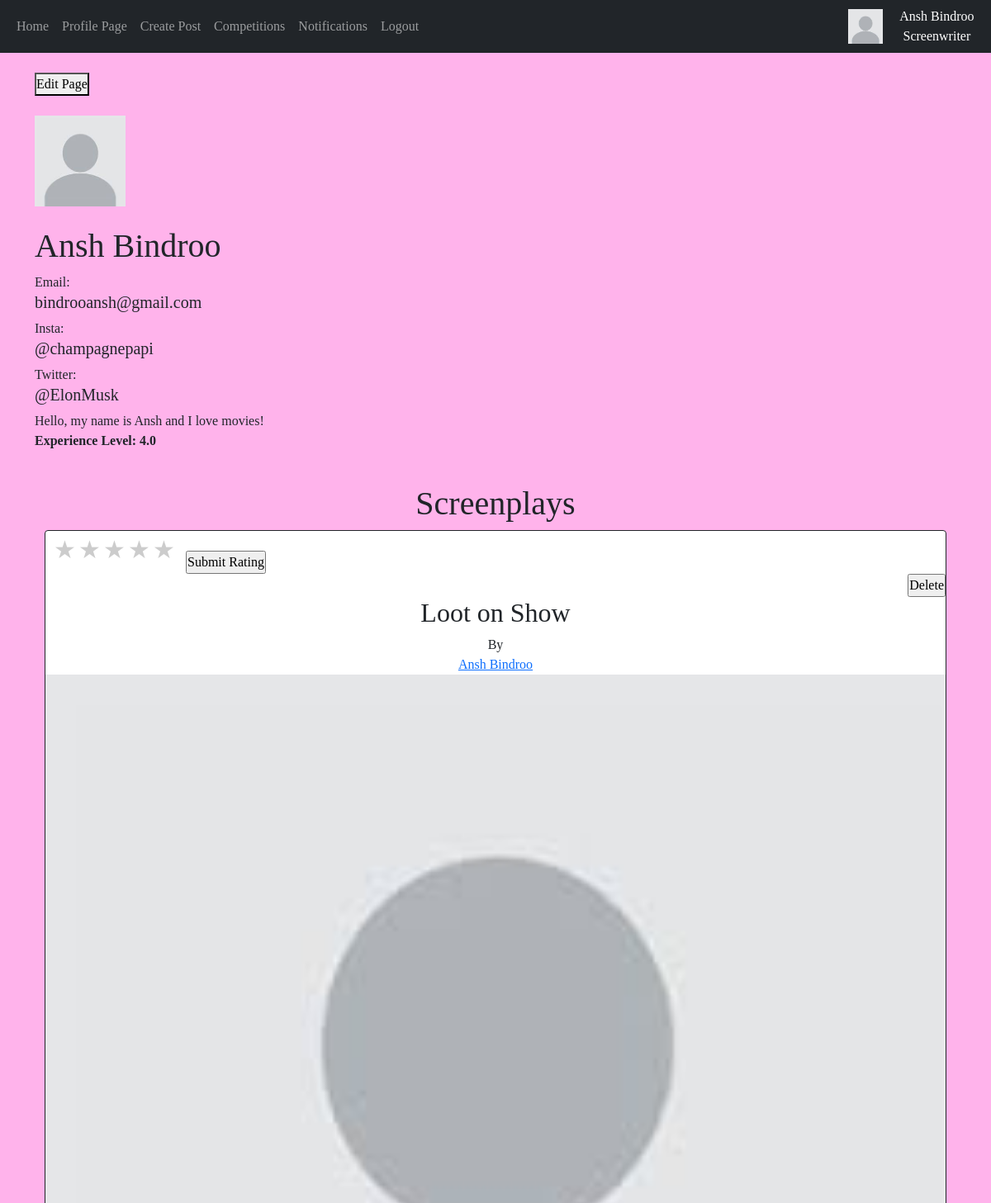
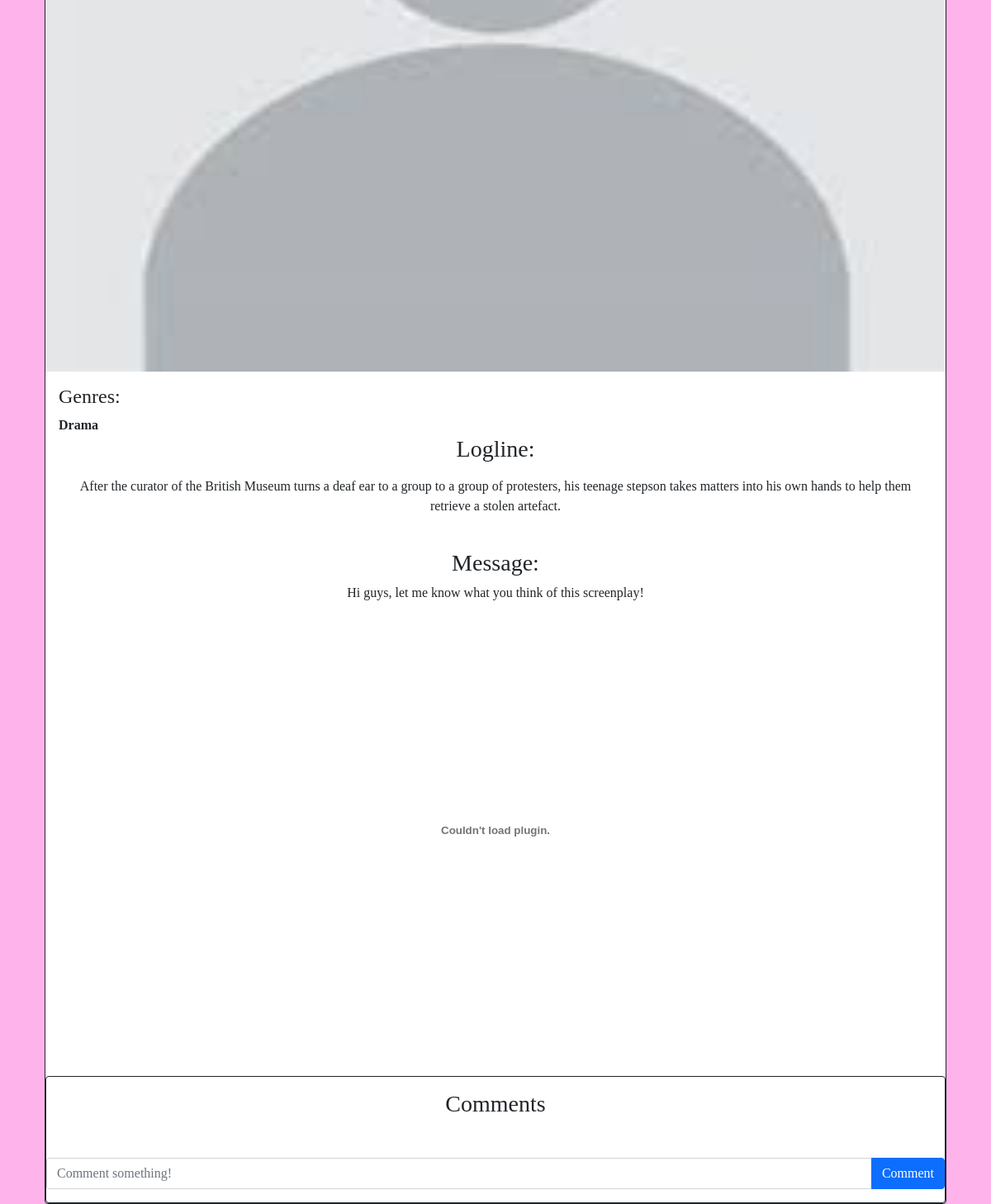
Page /profilepage/1 (signed in) on the committed database (2 pictures, top to bottom).
### website/models.py (models this page shows)
class Users(db.Model, UserMixin):
    __tablename__ = "Users"
    id = db.Column(db.Integer, primary_key=True)
    email = db.Column(db.String(150), unique=True)
    username = db.Column(db.String(150), unique=True)
    forename = db.Column(db.String(75), unique=True)
    surname = db.Column(db.String(75))
    password = db.Column(db.String(150))
    date_created = db.Column(db.DateTime(timezone=True), default=func.now())
    accounttype = db.Column(db.Integer)
    profilepic = db.Column(db.String(), nullable=True)
    biography = db.Column(db.Text)
    insta = db.Column(db.String(), nullable=True)
    twitter = db.Column(db.String(), nullable=True)
    writers = db.relationship('Screenwriters', backref="user", passive_deletes=True)
    producers = db.relationship('Producers', backref="user", passive_deletes=True)

class Screenwriters(db.Model):
    __tablename__ = "Screenwriters"
    writerid = db.Column(db.Integer, primary_key=True)
    userid = db.Column(db.Integer, db.ForeignKey('Users.id'))
    backgroundcolour = db.Column(db.Integer)
    fontstyle = db.Column(db.String(30))
    experiencelevel = db.Column(db.Float)
    posts = db.relationship('Screenplays', backref="writer", passive_deletes=True)
    commenters = db.relationship('Comments', backref="writer", passive_deletes=True)
    responsees = db.relationship('Notifications', backref="writer", passive_deletes=True)
    likes = db.relationship('LikedScreenplays', backref="writer", passive_deletes=True)

class Screenplays(db.Model):
    __tablename__ = "Screenplays"
    scriptid = db.Column(db.Integer, primary_key=True)
    writerid = db.Column(db.Integer, db.ForeignKey('Screenwriters.writerid', ondelete="CASCADE"), nullable=False)
    title = db.Column(db.String(300))
    logline = db.Column(db.String(165))
    message = db.Column(db.Text)
    screenplay = db.Column(db.String(300))
    fullfile = db.Column(db.String(300))
    date_created = db.Column(db.Date, default=func.current_date())
    datetime_created = db.Column(db.DateTime(timezone=True), default=func.now())
    avgrating = db.Column(db.Float)
    scripts = db.relationship('Notifications', backref="script", passive_deletes=True)
    scriptscommented = db.relationship('Comments', backref="script", passive_deletes=True)
    liked = db.relationship('LikedScreenplays', backref="script", passive_deletes=True)
    scripts2 = db.relationship('ScriptHas', backref="script", passive_deletes=True)
    liked2 = db.relationship('FeaturedScripts', backref="script", passive_deletes=True)

class ScriptHas(db.Model):
    __tablename__ = "ScriptHas"
    scriptid = db.Column(db.Integer, db.ForeignKey('Screenplays.scriptid'), primary_key=True)
    genreid = db.Column(db.Integer, db.ForeignKey('Genres.genreid'), primary_key=True)

class Genres(db.Model):
    __tablename__ = "Genres"
    genreid = db.Column(db.Integer, primary_key=True)
    genre = db.Column(db.String(50))
    genres = db.relationship('ScriptHas', backref="has")
    genres2 = db.relationship('CompHas', backref="has")

### website/views.py (the view)
@views.route("/profilepage/<userid>")
@login_required
def profilepage(userid):
    profileuser = Users.query.filter_by(id=userid).first()
    if profileuser.accounttype == 1:
        writer = Screenwriters.query.filter_by(userid=userid).first()
        scripts = Screenplays.query.filter_by(writerid = writer.writerid)
        rating = 0
        for i in scripts:
            if i.avgrating != None:
                rating += i.avgrating
        writer.experiencelevel = rating*scripts.count()
        db.session.commit()
        comments = Comments.query.all()
        scripthas = ScriptHas.query.all()
        return flask.render_template("profilepage.html", user=current_user, posts=scripts, comments=comments, scripthas=scripthas, profileuser=profileuser, details=writer)
    if profileuser.accounttype == 2:
        return flask.render_template("profilepage.html", user=current_user, profileuser=profileuser)

### website/templates/profilepage.html (shortened to what this page needs)
{% extends "base.html" %}
{% block content %}
<!DOCTYPE html>
<html lang="en">
<head>
</head>
<body class="profilepage">
        {% if profileuser.id == user.id %}
        <a href="/pageeditor/{{user.id}}"><button type="button">Edit Page</button></a>
        {% endif %}
        <br>
        <br>
        {% if profileuser.profilepic %}
        <img src="{{ url_for('static', filename='images/'+ profileuser.profilepic) }}" alt="Profile picture" height="110px" width="110px">
        {% else %}
        <img src="/static/images/default.jpg" alt="Default profile picture" height="110px" width="110px">
        {% endif %}
        <br>
        <br>
        <h1>{{  profileuser.username }}</h1>
        Email: <h5>{{ profileuser.email }}</h5>
        {% if profileuser.insta != None %}
        Insta: <h5>{{ profileuser.insta }}</h5>
        {% endif %}
        {% if profileuser.twitter != None %}
        Twitter: <h5>{{ profileuser.twitter }}</h5>
        {% endif %}
        {% if profileuser.biography != None %}
        {{ profileuser.biography }}
        {% endif %}
        {% if profileuser.accounttype == 1 %}
            <b><p>Experience Level: {{ details.experiencelevel }}</p></b>
            <br>
            <div id="posts" style="text-align:center" class="container">
                <h1>Screenplays</h1>
                {% if not posts %}
                    <p>This user has not posted any screenplays</p>
                {% else %}
                {% for post in posts %}
                <div class="card border-dark">
                        {% if user.accounttype == 1 %}
                            <form method = "POST" action="/rate2/{{profileuser.id}}/{{post.scriptid}}">
                                <div class="rate" style="text-align:left">
                                    <label for="star5" title="text">5 stars</label>
                                    <label for="star4" title="text">4 stars</label>
                                    <label for="star3" title="text">3 stars</label>
                                    <label for="star2" title="text">2 stars</label>
                                    <label for="star1" title="text">1 star</label>
                                </div>
                                <br>
                                <div style="text-align:left">
                                    <input type="submit" value="Submit Rating">
                                </div>
                            </form>
                        {% endif %}
                        {% if user.id == post.writer.user.id %}
                        <div style="text-align:right">
                            <form action = /delete-post/{{post.scriptid}} method="POST">
                                <input type="submit" value="Delete">
                            </form>
                        </div>
                        {% endif %}
                        <h2>{{post.title}}</h2>
                        By<a href="/profilepage/{{post.writer.user.username}}">{{post.writer.user.username}}</a>
                        {% if post.writer.user.profilepic %}
                        <img src="{{ url_for('static', filename='images/'+ post.writer.user.profilepic) }}" alt="Profile picture" height="110px" width="110px">
                        {% else %}
                        <img src="/static/images/default.jpg" alt="Default profile picture">
                        {% endif %}
                        <div class="card-body">
                            <div style="text-align:left">
                            <h4>Genres:</h4>
                            {% for script in scripthas %}
                                {% if script.scriptid == post.scriptid %}
                                    <b>{{script.has.genre}}</b><br>
                                {% endif %}
                            {% endfor %}
                        </div>
                            <h3>Logline:</h3>
                            <p><div class="card-text">{{post.logline}}</div></p>
                            <br>
                            <h3>Message:</h3>
                            {{post.message}}
                            {% if post.screenplay %}
                            <embed style="text-align: center;" src="{{url_for('static', filename='images/'+post.screenplay)}}" width = "75%" height = "550px">
                            {% else %}
                            <h2>Screenplay not available</h2>
                            {% endif %}
                        </div>
                        <div class="card border-dark">
                            <div class="card-body">
                            <h3>Comments</h3>
                            </div>
                            <br>
                            <form class="input-group mb-3"method="POST" action="/create-comment/{{post.scriptid}}">
                                <input type="text" id="text" name="text" class="form-control" placeholder="Comment something!"/>
                                <button type="submit" class="btn btn-primary">Comment</button>
                            </form>
                        </div>
                </div>
                {% endfor %}
                {% endif %}
            </div>
        {% endif %}
    </div>
</body>
</html>
{% endblock %}

### website/templates/base.html (shortened to what this page needs)
<!DOCTYPE html>
<html lang="en">
  <head>
    <link
      href="https://cdn.jsdelivr.net/npm/bootstrap@5.0.2/dist/css/bootstrap.min.css"
      rel="stylesheet"
    />
  </head>
  <body>
    <nav class="navbar navbar-expand-lg navbar-dark bg-dark">
      <div class="container-fluid">
        <div class="collapse navbar-collapse" id="navbar">
          <div class="navbar-nav">
            <a class="nav-item nav-link" href="/home">Home</a>
            {% if user.is_authenticated %}
            <a class="nav-item nav-link" href="/profilepage/{{user.id}}">Profile Page</a>
            <a class="nav-item nav-link" href="/post">Create Post</a>
            <a class="nav-item nav-link" href="/competitions">Competitions</a>
            <a class="nav-item nav-link" href="/notifications/{{user.id}}">Notifications</a>
            <a class="nav-item nav-link" href="/logout">Logout</a>
            {% else %}
            <a class="nav-item nav-link" href="/login">Login</a>
            <a class="nav-item nav-link" href="/sign-up">Sign Up</a>
            {% endif %}
          </div>
        </div>
      </div>
      <div style="text-align: right">
        {% if user.is_authenticated %}
          {% if user.profilepic %}
            <a href="/profilepage/{{user.id}}"" target=_blank><img src="{{ url_for('static', filename='images/'+ user.profilepic) }}" alt="Profile picture" height="50px%" width="50px%"></a>
          {% else %}
            <a href="/profilepage/{{user.id}}"" target=_blank><img src="/static/images/default.jpg" alt="Default profile picture" height="25%" width="25%"></a>
          {% endif %}
        {% endif %}
      </div>
      <div style="text-align: center; color: white;" >
        {{ user.username }}
        {% if user.accounttype == 1 %}
          Screenwriter
        {% elif user.accounttype == 2 %}
          Producer
        {% endif %}
      </div>
    </nav>
    <br>
    <div class="container">{% block content %}{% endblock %}</div>
  </body>
</html>

### website/templates/profilepage.html (style rules this page uses)
* { margin: 0; padding: 0; }
.rate { float: left; height: 46px; padding: 0 10px; }
.rate:not(:checked) > label { float:right; width:1em; overflow:hidden; white-space:nowrap; cursor:pointer; font-size:30px; color:#ccc; }
.rate:not(:checked) > label:before { content: '★ '; }

### rows in the picture
Users: username "Ansh Bindroo", email "bindrooansh@gmail.com", insta "@champagnepapi", twitter "@ElonMusk", biography "Hello, my name is Ansh and I love movies!"
Screenwriters: experiencelevel "4.0"
Screenplays: title "Loot on Show", writer.user.username "Ansh Bindroo", logline "After the curator of the British Museum turns a deaf ear to a group to a group of protesters, his teenage stepson takes matters into his own hands to help them retrieve a stolen artefact.", message "Hi guys, let me know what you think of this screenplay!"
ScriptHas: has.genre "Drama"
